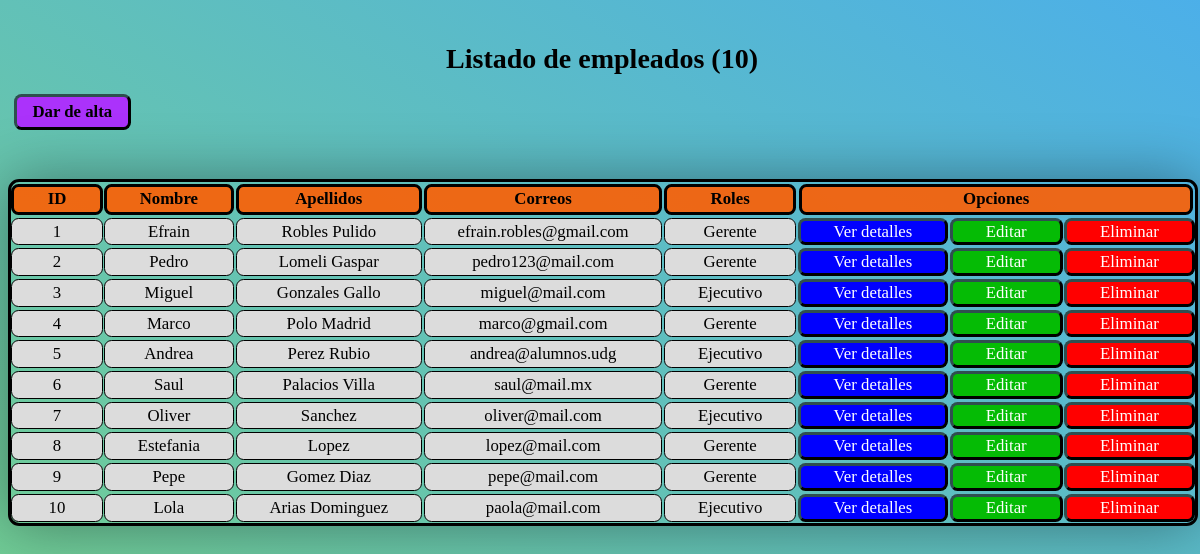
The app's page /B5/Administrador/empleados_lista.php, older data.
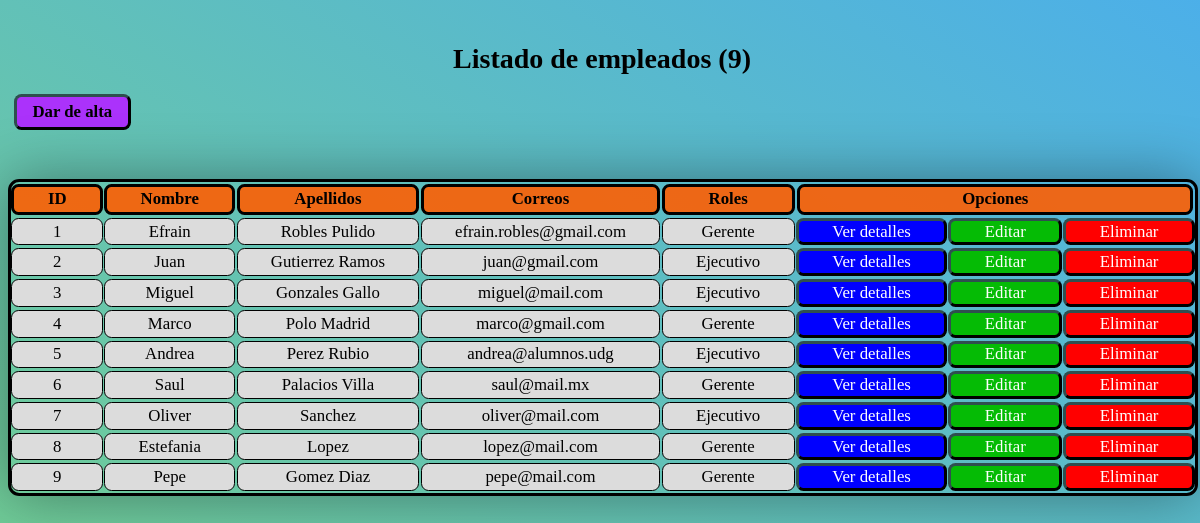
The same page, newer data.
### tables this page shows
CREATE TABLE `empleados` (
  `id` int(11) NOT NULL,
  `nombre` varchar(128) NOT NULL,
  `apellidos` varchar(128) NOT NULL,
  `correo` varchar(128) NOT NULL,
  `pass` varchar(32) NOT NULL,
  `rol` int(1) NOT NULL,
  `archivo_n` varchar(255) NOT NULL,
  `archivo` varchar(128) NOT NULL,
  `status` int(1) NOT NULL DEFAULT 1,
  `eliminado` int(1) NOT NULL DEFAULT 0
);

### B5/Administrador/empleados_lista.php (the view, shortened to what this page needs)
<?php
    $con = conecta();
?>
<html>
    <head>
        <link rel="stylesheet" type="text/css" href="./css/style_listaEmpleados.css?v=<?php echo time(); ?>">
    </head>
    <body>
        <?php
            $sql = "SELECT * FROM empleados
                    WHERE status = 1 AND eliminado = 0";
            $res = $con->query($sql);
            $num = $res->num_rows;
            echo "<br><h1>Listado de empleados ($num)</h1>";
        ?>
        <a class='opciones' id="crearRegistro" href="./empleados_alta.php"><b>Dar de alta</b></a><br><br>
        <br>
        <div class="table">
            <div class='header' id="id"><b>ID</b></div>
            <div class='header' id="nombre"><b>Nombre</b></div>
            <div class='header' id="apellidos"><b>Apellidos</b></div>
            <div class='header' id="correo"><b>Correos</b></div>
            <div class='header' id="rol"><b>Roles</b></div>
            <div class="header" id="opciones"><b>Opciones</b></div>
            <?php
                while($row = $res->fetch_array()){
                    $id = $row["id"];
                    $nombre = $row["nombre"];
                    $apellidos = $row["apellidos"];
                    $correo = $row["correo"];
                    if ($row["rol"] == 1){
                        $rol = "Gerente";
                    }elseif ($row["rol"] == 2){
                        $rol = "Ejecutivo";
                    }
                    echo "
                    <div class='info$id' id='$id'>$id</div>
                        <div class='info$id' id='nombre'>$nombre</div>
                        <div class='info$id' id='apellidos'>$apellidos</div>
                        <div class='info$id' id='correro'>$correo</div>
                        <div class='info$id' id='rol'>$rol</div>
                        <a class='info$id' id='detalles' href='./empleados_detalles.php?id=$id'>Ver detalles</a>
                        <a class='info$id' id='editar' href='./empleados_editar.php?id=$id'>Editar</a>
                        <a class='info$id' id='eliminar' href='javascript:void(0);' onclick='eliminaAjax($id);'>Eliminar</a>
                        ";
                }
            ?>
        </div>
    </body>

Row changes from the older to the newer data that the page shows:
removed empleados: id "10", nombre "Lola", apellidos "Arias Dominguez", correo "paola@mail.com", rol "Ejecutivo"
changed empleados id 2: nombre "Pedro" → "Juan"; apellidos "Lomeli Gaspar" → "Gutierrez Ramos"; correo "pedro123@mail.com" → "juan@gmail.com"; rol "Gerente" → "Ejecutivo"
Text that changed along with them:
$num: "10" → "9"
